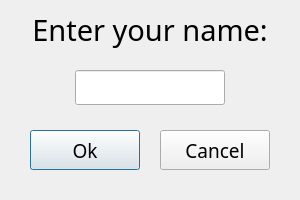
<?xml version="1.0" encoding="UTF-8"?>
<ui version="4.0">
 <class>LeaderBoard</class>
 <widget class="QDialog" name="LeaderBoard">
  <property name="windowModality">
   <enum>Qt::ApplicationModal</enum>
  </property>
  <property name="geometry">
   <rect>
    <x>0</x>
    <y>0</y>
    <width>300</width>
    <height>200</height>
   </rect>
  </property>
  <property name="windowTitle">
   <string>Dialog</string>
  </property>
  <widget class="QLabel" name="label">
   <property name="geometry">
    <rect>
     <x>0</x>
     <y>0</y>
     <width>300</width>
     <height>60</height>
    </rect>
   </property>
   <property name="font">
    <font>
     <family>Bahnschrift Light SemiCondensed</family>
     <pointsize>22</pointsize>
    </font>
   </property>
   <property name="text">
    <string>Enter your name:</string>
   </property>
   <property name="alignment">
    <set>Qt::AlignCenter</set>
   </property>
  </widget>
  <widget class="QLineEdit" name="nicknameBox">
   <property name="geometry">
    <rect>
     <x>75</x>
     <y>70</y>
     <width>150</width>
     <height>35</height>
    </rect>
   </property>
   <property name="font">
    <font>
     <family>Bahnschrift Light SemiCondensed</family>
     <pointsize>14</pointsize>
    </font>
   </property>
  </widget>
  <widget class="QPushButton" name="pushButton">
   <property name="geometry">
    <rect>
     <x>30</x>
     <y>130</y>
     <width>110</width>
     <height>40</height>
    </rect>
   </property>
   <property name="font">
    <font>
     <family>Bahnschrift Light SemiCondensed</family>
     <pointsize>14</pointsize>
    </font>
   </property>
   <property name="text">
    <string>Ok</string>
   </property>
  </widget>
  <widget class="QPushButton" name="pushButton_2">
   <property name="geometry">
    <rect>
     <x>160</x>
     <y>130</y>
     <width>110</width>
     <height>40</height>
    </rect>
   </property>
   <property name="font">
    <font>
     <family>Bahnschrift Light SemiCondensed</family>
     <pointsize>14</pointsize>
    </font>
   </property>
   <property name="text">
    <string>Cancel</string>
   </property>
  </widget>
 </widget>
 <resources/>
 <connections/>
</ui>
